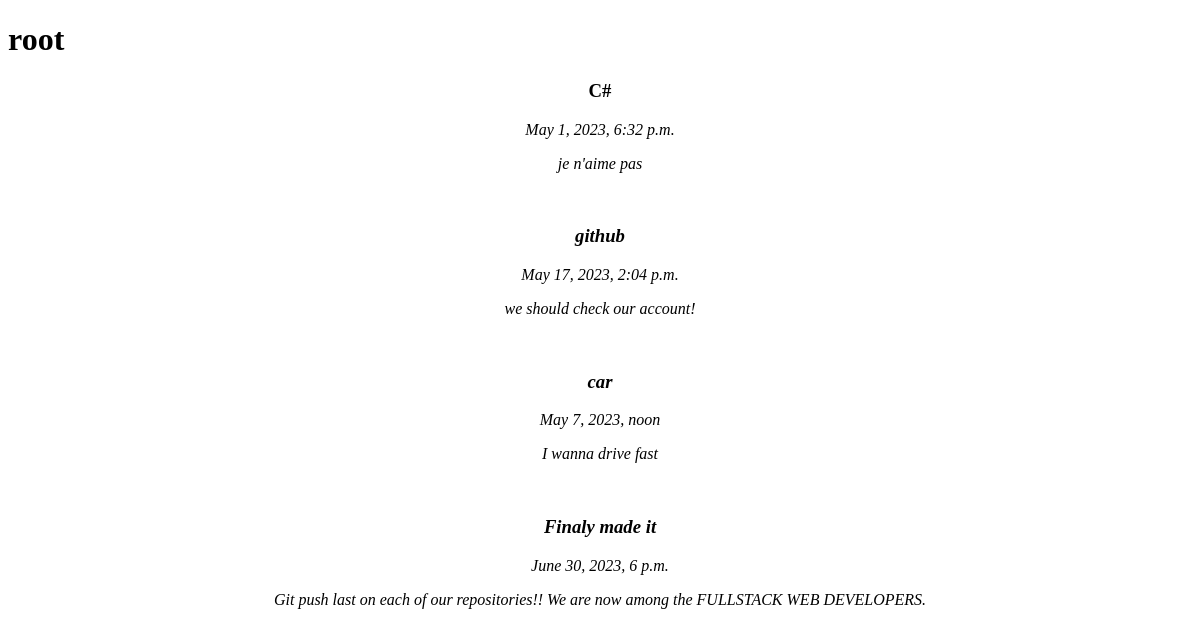
/foreign/1/, run on an earlier commit of the app's database.
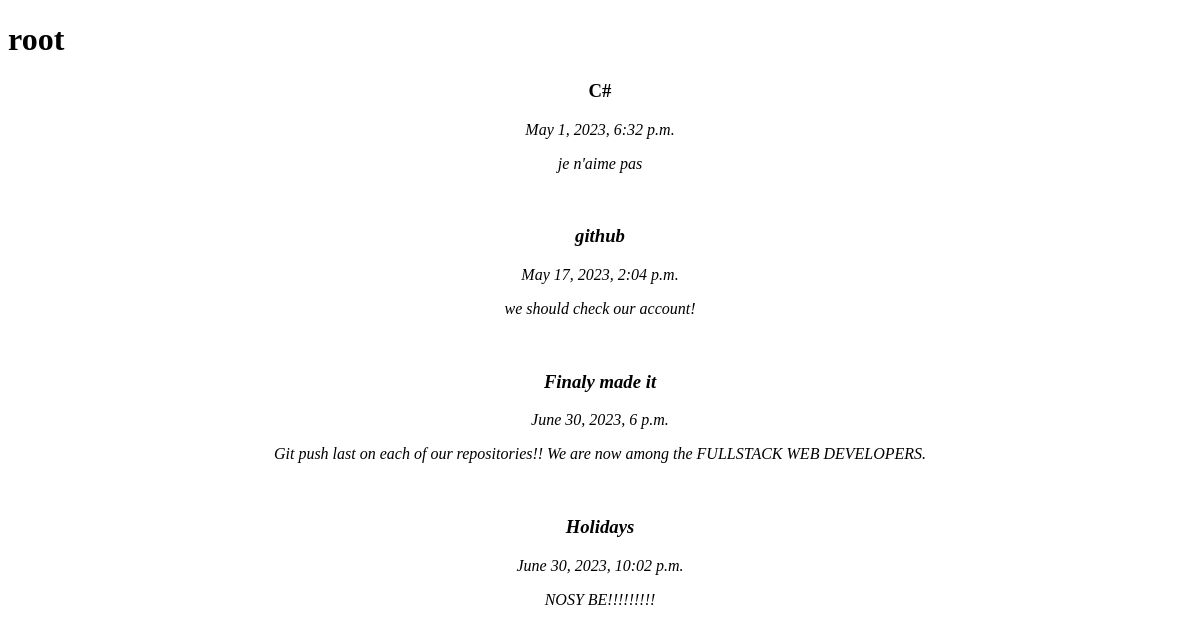
And on a later commit of the database.
### principal/models.py (models this page shows, shortened)
class Annotation(models.Model):
    account = models.ForeignKey(User, null=True, blank=False, on_delete=models.SET_NULL)
    name = models.CharField(max_length=45)
    description = models.TextField()
    deadline = models.DateTimeField()  # format("YYYY-MM-DD\ HH:mn:sc")
    reminder = models.TimeField()  # format("HH:Mn:Sc")
    over = models.BooleanField(default=False)
    like = models.ManyToManyField(User, related_name='fan_zone',  blank=True, null=True)
    unlike = models.ManyToManyField(User, related_name='contests', blank=True, null=True)
    objects = models.Manager()

### principal/views.py (the view)
# urls.py: path('foreign/<int:user_id>/', visiting, name='visiting'),
@sync_to_async()
def visiting(request, user_id):
    utilisateur = get_object_or_404(User, pk=user_id)
    ses_annotations = get_list_or_404(Annotation, account=utilisateur)
    return render(
        request,
        template_name='principal/userProfile.html',
        context={'u': utilisateur, 'annotate': ses_annotations},
        status=200
    )

### templates/principal/userProfile.html (shortened to what this page needs)
<!DOCTYPE html>
<html lang="en">
<head>
</head>
<body>
        <h1>{{ u }}</h1>
        <center>
            {% for a in annotate %}
                <div>
                    <h3> {{ a.name }} </h3> <i>{{ a.deadline }}<i/>
                    <p>{{ a.description }}<p/>
                </div>
                <br>
            {% endfor %}
        </center>
</body>
</html>

What changed in the data, as far as the page shows it:
removed Annotation: name "car", deadline "May 7, 2023, noon", description "I wanna drive fast"
added Annotation: name "Holidays", deadline "June 30, 2023, 10:02 p.m.", description "NOSY BE!!!!!!!!!"
